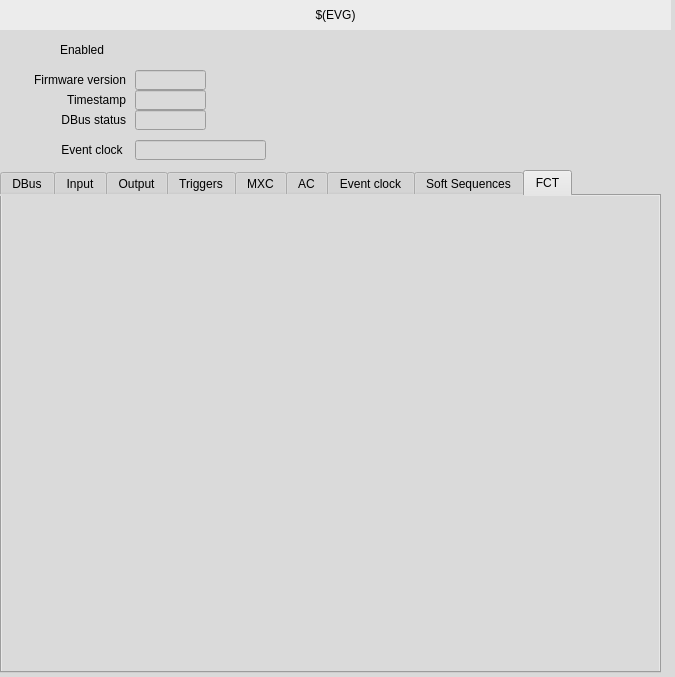
<?xml version="1.0" encoding="UTF-8"?>
<ui version="4.0">
 <class>MainWindow</class>
 <widget class="QMainWindow" name="MainWindow">
  <property name="geometry">
   <rect>
    <x>0</x>
    <y>0</y>
    <width>675</width>
    <height>677</height>
   </rect>
  </property>
  <property name="windowTitle">
   <string>EVG</string>
  </property>
  <property name="styleSheet">
   <string notr="true">background-color: rgb(218, 218, 218);</string>
  </property>
  <widget class="QWidget" name="centralwidget">
   <widget class="caLabel" name="calabel">
    <property name="geometry">
     <rect>
      <x>0</x>
      <y>0</y>
      <width>671</width>
      <height>30</height>
     </rect>
    </property>
    <property name="styleSheet">
     <string notr="true">background-color: rgb(236, 236, 236, 255);</string>
    </property>
    <property name="text">
     <string>$(EVG)</string>
    </property>
    <property name="alignment">
     <set>Qt::AlignCenter</set>
    </property>
   </widget>
   <widget class="caLed" name="caled">
    <property name="geometry">
     <rect>
      <x>30</x>
      <y>40</y>
      <width>20</width>
      <height>20</height>
     </rect>
    </property>
    <property name="toolTip">
     <string>Master enable for the EVR. If not set then very little will happen.</string>
    </property>
    <property name="rectangular">
     <bool>false</bool>
    </property>
    <property name="channel" stdset="0">
     <string notr="true">$(EVG):Enable-RB</string>
    </property>
    <property name="falseColor">
     <color>
      <red>255</red>
      <green>0</green>
      <blue>0</blue>
     </color>
    </property>
    <property name="trueColor">
     <color>
      <red>0</red>
      <green>205</green>
      <blue>0</blue>
     </color>
    </property>
    <property name="undefinedColor">
     <color>
      <red>255</red>
      <green>255</green>
      <blue>255</blue>
     </color>
    </property>
   </widget>
   <widget class="QLabel" name="label">
    <property name="geometry">
     <rect>
      <x>5</x>
      <y>70</y>
      <width>121</width>
      <height>20</height>
     </rect>
    </property>
    <property name="text">
     <string>Firmware version</string>
    </property>
    <property name="alignment">
     <set>Qt::AlignRight|Qt::AlignTrailing|Qt::AlignVCenter</set>
    </property>
   </widget>
   <widget class="caLineEdit" name="calineedit">
    <property name="geometry">
     <rect>
      <x>135</x>
      <y>70</y>
      <width>71</width>
      <height>20</height>
     </rect>
    </property>
    <property name="channel" stdset="0">
     <string notr="true">$(EVG):FwVer-I</string>
    </property>
   </widget>
   <widget class="caLineEdit" name="calineedit_3">
    <property name="geometry">
     <rect>
      <x>135</x>
      <y>90</y>
      <width>71</width>
      <height>20</height>
     </rect>
    </property>
    <property name="channel" stdset="0">
     <string notr="true">$(EVG):Timestamp-RB</string>
    </property>
   </widget>
   <widget class="QLabel" name="label_5">
    <property name="geometry">
     <rect>
      <x>5</x>
      <y>90</y>
      <width>121</width>
      <height>20</height>
     </rect>
    </property>
    <property name="text">
     <string>Timestamp</string>
    </property>
    <property name="alignment">
     <set>Qt::AlignRight|Qt::AlignTrailing|Qt::AlignVCenter</set>
    </property>
   </widget>
   <widget class="caLineEdit" name="calineedit_4">
    <property name="geometry">
     <rect>
      <x>135</x>
      <y>110</y>
      <width>71</width>
      <height>20</height>
     </rect>
    </property>
    <property name="channel" stdset="0">
     <string notr="true">$(EVG):DbusStatus-RB</string>
    </property>
    <property name="formatType">
     <enum>caLineEdit::hexadecimal</enum>
    </property>
   </widget>
   <widget class="QLabel" name="label_7">
    <property name="geometry">
     <rect>
      <x>5</x>
      <y>110</y>
      <width>121</width>
      <height>20</height>
     </rect>
    </property>
    <property name="text">
     <string>DBus status</string>
    </property>
    <property name="alignment">
     <set>Qt::AlignRight|Qt::AlignTrailing|Qt::AlignVCenter</set>
    </property>
   </widget>
   <widget class="caInclude" name="cainclude">
    <property name="geometry">
     <rect>
      <x>470</x>
      <y>50</y>
      <width>185</width>
      <height>95</height>
     </rect>
    </property>
    <property name="macro">
     <string notr="true">EVG=$(EVG)</string>
    </property>
    <property name="filename" stdset="0">
     <string notr="true">G_EVG_softEvt.ui</string>
    </property>
   </widget>
   <widget class="QTabWidget" name="tabWidget">
    <property name="geometry">
     <rect>
      <x>0</x>
      <y>170</y>
      <width>661</width>
      <height>503</height>
     </rect>
    </property>
    <property name="currentIndex">
     <number>8</number>
    </property>
    <widget class="QWidget" name="tab">
     <attribute name="title">
      <string>DBus</string>
     </attribute>
     <widget class="QScrollArea" name="scrollArea">
      <property name="geometry">
       <rect>
        <x>0</x>
        <y>0</y>
        <width>661</width>
        <height>471</height>
       </rect>
      </property>
      <property name="widgetResizable">
       <bool>true</bool>
      </property>
      <widget class="QWidget" name="scrollAreaWidgetContents">
       <property name="geometry">
        <rect>
         <x>0</x>
         <y>0</y>
         <width>644</width>
         <height>600</height>
        </rect>
       </property>
       <property name="minimumSize">
        <size>
         <width>0</width>
         <height>600</height>
        </size>
       </property>
       <widget class="caInclude" name="cainclude_25">
        <property name="geometry">
         <rect>
          <x>210</x>
          <y>10</y>
          <width>200</width>
          <height>70</height>
         </rect>
        </property>
        <property name="macro">
         <string notr="true">ID=0, EVG=$(EVG)</string>
        </property>
        <property name="filename" stdset="0">
         <string notr="true">G_EVG_dbus.ui</string>
        </property>
       </widget>
       <widget class="caInclude" name="cainclude_26">
        <property name="geometry">
         <rect>
          <x>210</x>
          <y>80</y>
          <width>200</width>
          <height>70</height>
         </rect>
        </property>
        <property name="macro">
         <string notr="true">ID=1, EVG=$(EVG)</string>
        </property>
        <property name="filename" stdset="0">
         <string notr="true">G_EVG_dbus.ui</string>
        </property>
       </widget>
       <widget class="caInclude" name="cainclude_27">
        <property name="geometry">
         <rect>
          <x>210</x>
          <y>150</y>
          <width>200</width>
          <height>70</height>
         </rect>
        </property>
        <property name="macro">
         <string notr="true">ID=2, EVG=$(EVG)</string>
        </property>
        <property name="filename" stdset="0">
         <string notr="true">G_EVG_dbus.ui</string>
        </property>
       </widget>
       <widget class="caInclude" name="cainclude_36">
        <property name="geometry">
         <rect>
          <x>210</x>
          <y>220</y>
          <width>200</width>
          <height>70</height>
         </rect>
        </property>
        <property name="macro">
         <string notr="true">ID=3, EVG=$(EVG)</string>
        </property>
        <property name="filename" stdset="0">
         <string notr="true">G_EVG_dbus.ui</string>
        </property>
       </widget>
       <widget class="caInclude" name="cainclude_37">
        <property name="geometry">
         <rect>
          <x>210</x>
          <y>290</y>
          <width>200</width>
          <height>70</height>
         </rect>
        </property>
        <property name="macro">
         <string notr="true">ID=4, EVG=$(EVG)</string>
        </property>
        <property name="filename" stdset="0">
         <string notr="true">G_EVG_dbus.ui</string>
        </property>
       </widget>
       <widget class="caInclude" name="cainclude_38">
        <property name="geometry">
         <rect>
          <x>210</x>
          <y>360</y>
          <width>200</width>
          <height>70</height>
         </rect>
        </property>
        <property name="macro">
         <string notr="true">ID=5, EVG=$(EVG)</string>
        </property>
        <property name="filename" stdset="0">
         <string notr="true">G_EVG_dbus.ui</string>
        </property>
       </widget>
       <widget class="caInclude" name="cainclude_39">
        <property name="geometry">
         <rect>
          <x>210</x>
          <y>430</y>
          <width>200</width>
          <height>70</height>
         </rect>
        </property>
        <property name="macro">
         <string notr="true">ID=6, EVG=$(EVG)</string>
        </property>
        <property name="filename" stdset="0">
         <string notr="true">G_EVG_dbus.ui</string>
        </property>
       </widget>
       <widget class="caInclude" name="cainclude_40">
        <property name="geometry">
         <rect>
          <x>210</x>
          <y>500</y>
          <width>200</width>
          <height>70</height>
         </rect>
        </property>
        <property name="macro">
         <string notr="true">ID=7, EVG=$(EVG)</string>
        </property>
        <property name="filename" stdset="0">
         <string notr="true">G_EVG_dbus.ui</string>
        </property>
       </widget>
      </widget>
     </widget>
    </widget>
    <widget class="QWidget" name="tab_2">
     <attribute name="title">
      <string>Input</string>
     </attribute>
     <widget class="caInclude" name="cainclude_7">
      <property name="geometry">
       <rect>
        <x>0</x>
        <y>0</y>
        <width>661</width>
        <height>471</height>
       </rect>
      </property>
      <property name="macro">
       <string notr="true">EVG=$(EVG)</string>
      </property>
      <property name="filename" stdset="0">
       <string notr="true">G_EVG_$(FF)_input.ui</string>
      </property>
     </widget>
    </widget>
    <widget class="QWidget" name="tab_3">
     <attribute name="title">
      <string>Output</string>
     </attribute>
     <widget class="caInclude" name="cainclude_6">
      <property name="geometry">
       <rect>
        <x>0</x>
        <y>0</y>
        <width>661</width>
        <height>471</height>
       </rect>
      </property>
      <property name="macro">
       <string notr="true">EVG=$(EVG)</string>
      </property>
      <property name="filename" stdset="0">
       <string notr="true">G_EVG_$(FF)_output.ui</string>
      </property>
     </widget>
    </widget>
    <widget class="QWidget" name="tab_4">
     <attribute name="title">
      <string>Triggers</string>
     </attribute>
     <widget class="QScrollArea" name="scrollArea_4">
      <property name="geometry">
       <rect>
        <x>0</x>
        <y>0</y>
        <width>661</width>
        <height>471</height>
       </rect>
      </property>
      <property name="widgetResizable">
       <bool>true</bool>
      </property>
      <widget class="QWidget" name="scrollAreaWidgetContents_4">
       <property name="geometry">
        <rect>
         <x>0</x>
         <y>0</y>
         <width>644</width>
         <height>1100</height>
        </rect>
       </property>
       <property name="minimumSize">
        <size>
         <width>0</width>
         <height>1100</height>
        </size>
       </property>
       <widget class="caInclude" name="cainclude_23">
        <property name="geometry">
         <rect>
          <x>220</x>
          <y>10</y>
          <width>150</width>
          <height>125</height>
         </rect>
        </property>
        <property name="macro">
         <string notr="true">TRIGEVTNUM=0, EVG=$(EVG)</string>
        </property>
        <property name="filename" stdset="0">
         <string notr="true">G_EVG_trigEvt.ui</string>
        </property>
       </widget>
       <widget class="caInclude" name="cainclude_24">
        <property name="geometry">
         <rect>
          <x>220</x>
          <y>139</y>
          <width>150</width>
          <height>125</height>
         </rect>
        </property>
        <property name="macro">
         <string notr="true">TRIGEVTNUM=1, EVG=$(EVG)</string>
        </property>
        <property name="filename" stdset="0">
         <string notr="true">G_EVG_trigEvt.ui</string>
        </property>
       </widget>
       <widget class="caInclude" name="cainclude_28">
        <property name="geometry">
         <rect>
          <x>220</x>
          <y>269</y>
          <width>150</width>
          <height>125</height>
         </rect>
        </property>
        <property name="macro">
         <string notr="true">TRIGEVTNUM=2, EVG=$(EVG)</string>
        </property>
        <property name="filename" stdset="0">
         <string notr="true">G_EVG_trigEvt.ui</string>
        </property>
       </widget>
       <widget class="caInclude" name="cainclude_29">
        <property name="geometry">
         <rect>
          <x>220</x>
          <y>399</y>
          <width>150</width>
          <height>125</height>
         </rect>
        </property>
        <property name="macro">
         <string notr="true">TRIGEVTNUM=3, EVG=$(EVG)</string>
        </property>
        <property name="filename" stdset="0">
         <string notr="true">G_EVG_trigEvt.ui</string>
        </property>
       </widget>
       <widget class="caInclude" name="cainclude_30">
        <property name="geometry">
         <rect>
          <x>220</x>
          <y>529</y>
          <width>150</width>
          <height>125</height>
         </rect>
        </property>
        <property name="macro">
         <string notr="true">TRIGEVTNUM=4, EVG=$(EVG)</string>
        </property>
        <property name="filename" stdset="0">
         <string notr="true">G_EVG_trigEvt.ui</string>
        </property>
       </widget>
       <widget class="caInclude" name="cainclude_31">
        <property name="geometry">
         <rect>
          <x>220</x>
          <y>659</y>
          <width>150</width>
          <height>125</height>
         </rect>
        </property>
        <property name="macro">
         <string notr="true">TRIGEVTNUM=5, EVG=$(EVG)</string>
        </property>
        <property name="filename" stdset="0">
         <string notr="true">G_EVG_trigEvt.ui</string>
        </property>
       </widget>
       <widget class="caInclude" name="cainclude_32">
        <property name="geometry">
         <rect>
          <x>220</x>
          <y>789</y>
          <width>150</width>
          <height>125</height>
         </rect>
        </property>
        <property name="macro">
         <string notr="true">TRIGEVTNUM=6, EVG=$(EVG)</string>
        </property>
        <property name="filename" stdset="0">
         <string notr="true">G_EVG_trigEvt.ui</string>
        </property>
       </widget>
       <widget class="caInclude" name="cainclude_33">
        <property name="geometry">
         <rect>
          <x>220</x>
          <y>919</y>
          <width>150</width>
          <height>125</height>
         </rect>
        </property>
        <property name="macro">
         <string notr="true">TRIGEVTNUM=7, EVG=$(EVG)</string>
        </property>
        <property name="filename" stdset="0">
         <string notr="true">G_EVG_trigEvt.ui</string>
        </property>
       </widget>
      </widget>
     </widget>
    </widget>
    <widget class="QWidget" name="tab_5">
     <attribute name="title">
      <string>MXC</string>
     </attribute>
     <widget class="QScrollArea" name="scrollArea_5">
      <property name="geometry">
       <rect>
        <x>0</x>
        <y>0</y>
        <width>661</width>
        <height>471</height>
       </rect>
      </property>
      <property name="minimumSize">
       <size>
        <width>0</width>
        <height>0</height>
       </size>
      </property>
      <property name="widgetResizable">
       <bool>true</bool>
      </property>
      <widget class="QWidget" name="scrollAreaWidgetContents_5">
       <property name="geometry">
        <rect>
         <x>0</x>
         <y>0</y>
         <width>644</width>
         <height>1100</height>
        </rect>
       </property>
       <property name="minimumSize">
        <size>
         <width>0</width>
         <height>1100</height>
        </size>
       </property>
       <widget class="caInclude" name="cainclude_15">
        <property name="geometry">
         <rect>
          <x>10</x>
          <y>10</y>
          <width>560</width>
          <height>132</height>
         </rect>
        </property>
        <property name="macro">
         <string notr="true">ID=0, EVG=$(EVG)</string>
        </property>
        <property name="filename" stdset="0">
         <string notr="true">G_EVG_mxc-v2.ui</string>
        </property>
       </widget>
       <widget class="caInclude" name="cainclude_16">
        <property name="geometry">
         <rect>
          <x>10</x>
          <y>140</y>
          <width>560</width>
          <height>132</height>
         </rect>
        </property>
        <property name="macro">
         <string notr="true">ID=1, EVG=$(EVG)</string>
        </property>
        <property name="filename" stdset="0">
         <string notr="true">G_EVG_mxc-v2.ui</string>
        </property>
       </widget>
       <widget class="caInclude" name="cainclude_17">
        <property name="geometry">
         <rect>
          <x>10</x>
          <y>270</y>
          <width>560</width>
          <height>132</height>
         </rect>
        </property>
        <property name="macro">
         <string notr="true">ID=2, EVG=$(EVG)</string>
        </property>
        <property name="filename" stdset="0">
         <string notr="true">G_EVG_mxc-v2.ui</string>
        </property>
       </widget>
       <widget class="caInclude" name="cainclude_18">
        <property name="geometry">
         <rect>
          <x>10</x>
          <y>400</y>
          <width>560</width>
          <height>132</height>
         </rect>
        </property>
        <property name="macro">
         <string notr="true">ID=3, EVG=$(EVG)</string>
        </property>
        <property name="filename" stdset="0">
         <string notr="true">G_EVG_mxc-v2.ui</string>
        </property>
       </widget>
       <widget class="caInclude" name="cainclude_19">
        <property name="geometry">
         <rect>
          <x>10</x>
          <y>530</y>
          <width>560</width>
          <height>132</height>
         </rect>
        </property>
        <property name="macro">
         <string notr="true">ID=4, EVG=$(EVG)</string>
        </property>
        <property name="filename" stdset="0">
         <string notr="true">G_EVG_mxc-v2.ui</string>
        </property>
       </widget>
       <widget class="caInclude" name="cainclude_20">
        <property name="geometry">
         <rect>
          <x>10</x>
          <y>660</y>
          <width>560</width>
          <height>132</height>
         </rect>
        </property>
        <property name="macro">
         <string notr="true">ID=5, EVG=$(EVG)</string>
        </property>
        <property name="filename" stdset="0">
         <string notr="true">G_EVG_mxc-v2.ui</string>
        </property>
       </widget>
       <widget class="caInclude" name="cainclude_21">
        <property name="geometry">
         <rect>
          <x>10</x>
          <y>790</y>
          <width>560</width>
          <height>132</height>
         </rect>
        </property>
        <property name="macro">
         <string notr="true">ID=6, EVG=$(EVG)</string>
        </property>
        <property name="filename" stdset="0">
         <string notr="true">G_EVG_mxc-v2.ui</string>
        </property>
       </widget>
       <widget class="caInclude" name="cainclude_22">
        <property name="geometry">
         <rect>
          <x>10</x>
          <y>920</y>
          <width>560</width>
          <height>132</height>
         </rect>
        </property>
        <property name="macro">
         <string notr="true">ID=7, EVG=$(EVG)</string>
        </property>
        <property name="filename" stdset="0">
         <string notr="true">G_EVG_mxc-v2.ui</string>
        </property>
       </widget>
      </widget>
     </widget>
    </widget>
    <widget class="QWidget" name="tab_6">
     <attribute name="title">
      <string>AC</string>
     </attribute>
     <widget class="caInclude" name="cainclude_2">
      <property name="geometry">
       <rect>
        <x>120</x>
        <y>20</y>
        <width>400</width>
        <height>220</height>
       </rect>
      </property>
      <property name="macro">
       <string notr="true">EVG=$(EVG)</string>
      </property>
      <property name="filename" stdset="0">
       <string notr="true">G_EVG_acTrig.ui</string>
      </property>
     </widget>
    </widget>
    <widget class="QWidget" name="tab_7">
     <attribute name="title">
      <string>Event clock</string>
     </attribute>
     <widget class="caInclude" name="cainclude_3">
      <property name="geometry">
       <rect>
        <x>100</x>
        <y>20</y>
        <width>461</width>
        <height>351</height>
       </rect>
      </property>
      <property name="macro">
       <string notr="true">EVG=$(EVG), FF=$(FF)</string>
      </property>
      <property name="filename" stdset="0">
       <string notr="true">G_EVG_evtClk.ui</string>
      </property>
     </widget>
    </widget>
    <widget class="QWidget" name="tab_8">
     <property name="minimumSize">
      <size>
       <width>0</width>
       <height>0</height>
      </size>
     </property>
     <attribute name="title">
      <string>Soft Sequences</string>
     </attribute>
     <widget class="QScrollArea" name="scrollArea_6">
      <property name="geometry">
       <rect>
        <x>0</x>
        <y>0</y>
        <width>661</width>
        <height>471</height>
       </rect>
      </property>
      <property name="widgetResizable">
       <bool>true</bool>
      </property>
      <widget class="QWidget" name="scrollAreaWidgetContents_6">
       <property name="geometry">
        <rect>
         <x>0</x>
         <y>0</y>
         <width>659</width>
         <height>469</height>
        </rect>
       </property>
       <property name="minimumSize">
        <size>
         <width>620</width>
         <height>0</height>
        </size>
       </property>
       <widget class="caInclude" name="cainclude_34">
        <property name="geometry">
         <rect>
          <x>20</x>
          <y>10</y>
          <width>301</width>
          <height>371</height>
         </rect>
        </property>
        <property name="macro">
         <string notr="true">SEQNUM=1, EVG=$(EVG), FF=$(FF)</string>
        </property>
        <property name="filename" stdset="0">
         <string notr="true">G_EVG_softSeq.ui</string>
        </property>
       </widget>
       <widget class="caInclude" name="cainclude_35">
        <property name="geometry">
         <rect>
          <x>330</x>
          <y>10</y>
          <width>301</width>
          <height>371</height>
         </rect>
        </property>
        <property name="macro">
         <string notr="true">SEQNUM=2, EVG=$(EVG), FF=$(FF)</string>
        </property>
        <property name="filename" stdset="0">
         <string notr="true">G_EVG_softSeq.ui</string>
        </property>
       </widget>
       <widget class="caInclude" name="cainclude_5">
        <property name="geometry">
         <rect>
          <x>20</x>
          <y>380</y>
          <width>611</width>
          <height>71</height>
         </rect>
        </property>
        <property name="macro">
         <string notr="true">SEQNUM=$(SEQNUM), EVG=$(EVG)</string>
        </property>
        <property name="filename" stdset="0">
         <string notr="true">G_EVG_$(FF)_softSeq_swMask.ui</string>
        </property>
       </widget>
      </widget>
     </widget>
    </widget>
    <widget class="QWidget" name="tab_9">
     <attribute name="title">
      <string>FCT</string>
     </attribute>
     <widget class="caInclude" name="cainclude_8">
      <property name="geometry">
       <rect>
        <x>0</x>
        <y>0</y>
        <width>661</width>
        <height>471</height>
       </rect>
      </property>
      <property name="macro">
       <string notr="true">EVG=$(EVG)</string>
      </property>
      <property name="filename" stdset="0">
       <string notr="true">G_EVG_$(FF)_fct.ui</string>
      </property>
     </widget>
    </widget>
   </widget>
   <widget class="QLabel" name="label_8">
    <property name="geometry">
     <rect>
      <x>5</x>
      <y>140</y>
      <width>121</width>
      <height>20</height>
     </rect>
    </property>
    <property name="text">
     <string>Event clock </string>
    </property>
    <property name="alignment">
     <set>Qt::AlignRight|Qt::AlignTrailing|Qt::AlignVCenter</set>
    </property>
   </widget>
   <widget class="caLineEdit" name="calineedit_12">
    <property name="geometry">
     <rect>
      <x>135</x>
      <y>140</y>
      <width>131</width>
      <height>20</height>
     </rect>
    </property>
    <property name="alignment">
     <set>Qt::AlignCenter</set>
    </property>
    <property name="channel" stdset="0">
     <string notr="true">$(EVG):EvtClk-Frequency-RB</string>
    </property>
    <property name="unitsEnabled">
     <bool>true</bool>
    </property>
   </widget>
   <widget class="QLabel" name="label_2">
    <property name="geometry">
     <rect>
      <x>60</x>
      <y>40</y>
      <width>71</width>
      <height>20</height>
     </rect>
    </property>
    <property name="text">
     <string>Enabled</string>
    </property>
    <property name="alignment">
     <set>Qt::AlignLeading|Qt::AlignLeft|Qt::AlignVCenter</set>
    </property>
   </widget>
   <widget class="caInclude" name="cainclude_4">
    <property name="geometry">
     <rect>
      <x>220</x>
      <y>40</y>
      <width>231</width>
      <height>100</height>
     </rect>
    </property>
    <property name="filename" stdset="0">
     <string notr="true">G_EVG_$(FF)_dlyCompensation.ui</string>
    </property>
   </widget>
  </widget>
 </widget>
 <customwidgets>
  <customwidget>
   <class>caLabel</class>
   <extends>QLabel</extends>
   <header>caLabel</header>
  </customwidget>
  <customwidget>
   <class>caInclude</class>
   <extends>QWidget</extends>
   <header>caInclude</header>
  </customwidget>
  <customwidget>
   <class>caLed</class>
   <extends>QWidget</extends>
   <header>caLed</header>
  </customwidget>
  <customwidget>
   <class>caLineEdit</class>
   <extends>QLineEdit</extends>
   <header>caLineEdit</header>
  </customwidget>
 </customwidgets>
 <resources/>
 <connections/>
</ui>
